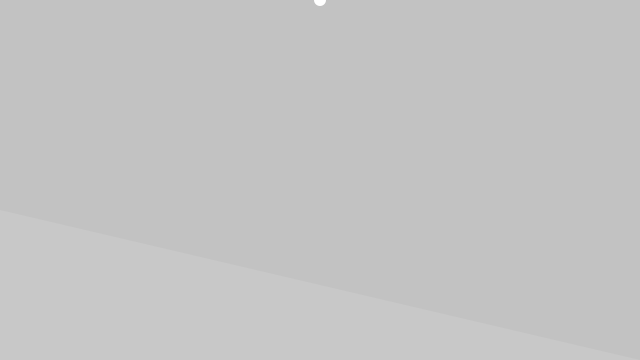
Frame 1 (no input)
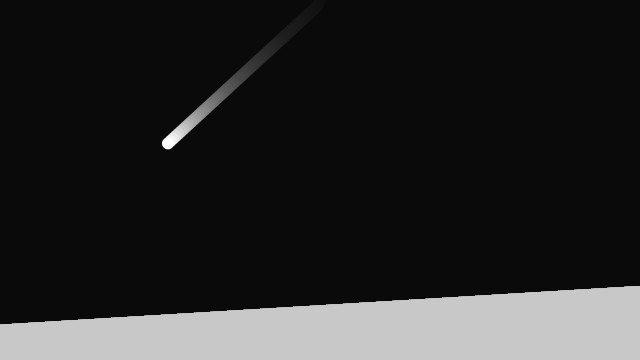
Frame 60 (the mouse pressed at the canvas centre just before this capture)
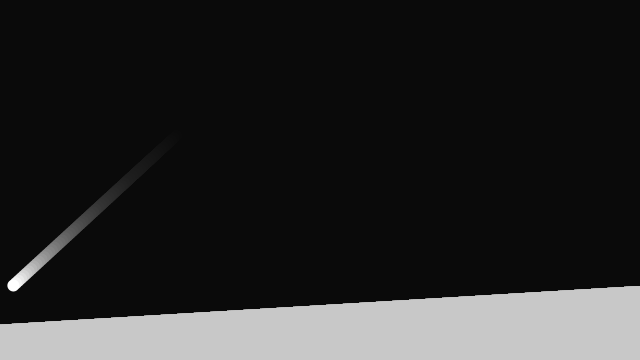
Frame 120 (the mouse held since frame 60 and released just before this capture)

The Processing sketch that drew these frames (run headless with seeded random() and noise(); from frame 60 on, the mouse is pressed at the canvas centre):

// Processing sketch: NonBounce
// ── NonBounce.pde
// Position of left hand side of floor
PVector base1;

// Position of right hand side of floor
PVector base2;

// Length of floor
float baseLength;

// Variables related to moving ball
PVector position;

PVector velocity;

float r = 6;

float speed = 3.5;

void setup() {
  size(640, 360);

  fill(128);

  base1 = new PVector(0, height - 150);

  base2 = new PVector(width, height);

  // start ellipse at middle top of screen
  position = new PVector(width / 2, 0);

  // calculate initial random velocity
  velocity = PVector.random2D();

  velocity.mult(speed);
}

void draw() {
  // draw background
  fill(0, 12);

  noStroke();

  rect(0, 0, width, height);

  // draw base
  fill(200);

  quad(base1.x, base1.y, base2.x, base2.y, base2.x, height, 0, height);

  // calculate base top normal
  PVector baseDelta = PVector.sub(base2, base1);

  baseDelta.normalize();

  PVector normal = new PVector(-baseDelta.y, baseDelta.x);

  // draw ellipse
  noStroke();

  fill(255);

  ellipse(position.x, position.y, r * 2, r * 2);

  // move elipse
  position.add(velocity);

  // detect and handle collision
  if (checkCollision(position)) {
    PVector incidence = PVector.mult(velocity, -1);

    // calculate dot product of incident vector and base top normal
    float dot = incidence.dot(normal);

    PVector pVec = PVector.mult(normal, dot);

    pVec.mult(2);

    // calculate reflection vector
    // assign reflection vector to direction vector
    velocity.add(pVec);

    // draw base top normal at collision point
    stroke(255, 128, 0);

    line(position.x, position.y, position.x - normal.x * 100, position.y - normal.y * 100);
  }

  boundaryCheck();
}

void boundaryCheck() {
  // detect boundary collision
  // right
  if (position.x > width - r) {
    velocity.x *= -1;

    position.x = width - r;
  }

  // left
  if (position.x < r) {
    velocity.x *= -1;

    position.x = r;
  }

  // top
  if (position.y < r) {
    velocity.y *= -1;

    position.y = r;

    // randomize base top
    base1.y = random(height - 100, height);

    base2.y = random(height -100, height);
  }
}

// Check whether the ball collides with the ground
boolean checkCollision(PVector pos) {
  PVector baseDirection = PVector.sub(base2, base1);

  baseDirection.normalize();

  PVector v = PVector.sub(pos, base1);

  float t = v.dot(baseDirection);

  baseDirection.mult(t);

  PVector closestPoint = PVector.add(base1, baseDirection);

  if (closestPoint.dist(pos) > r)
  {
    return false;
  } else {
    return true;
  }
}
